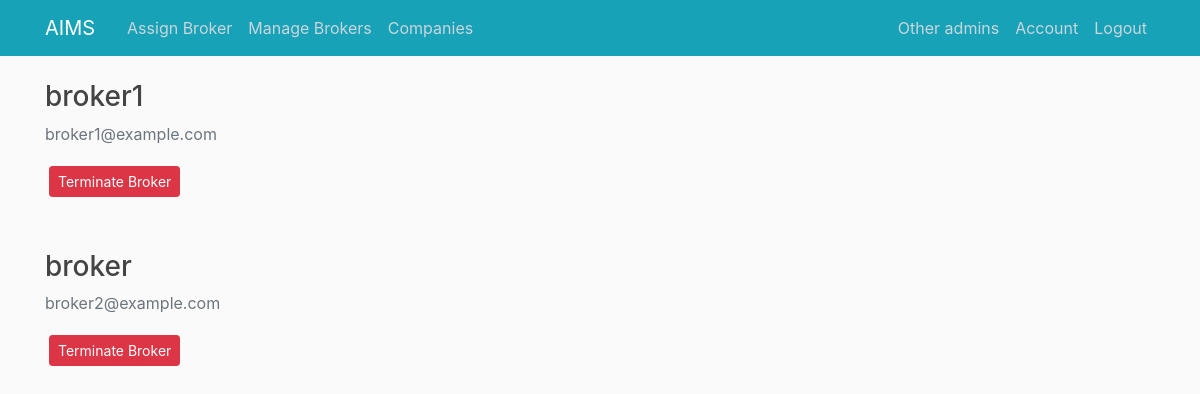
The app's page /viewbrokers (signed in) with its own data.
### aims_/models.py (models this page shows, shortened)
class Broker(db.Model, UserMixin):
    id = db.Column(db.Integer, primary_key=True)
    username = db.Column(db.String(20), unique=True, nullable=False)
    email = db.Column(db.String(120), unique=True, nullable=False)
    image_file = db.Column(db.String(20), nullable=False, default='default.png')
    password = db.Column(db.String(60), nullable=False)
    sex = db.Column(db.String(20), nullable=False)
    street = db.Column(db.String(120), nullable=False)
    phone = db.Column(db.String(20), nullable=False)
    invoices = db.relationship('Invoice', backref='processor', lazy=True)

### aims_/routes.py (the view)
@app.route("/viewbrokers")
@login_required
def view_brokers():
    if session['account_type']== 'admin':
        brokers = Broker.query.all()
        return render_template('view_brokers.html', title='View Brokers',users = brokers)
    abort(403)

### aims_/models.py (called while the page is built)
@login_manager.user_loader
def load_user(user_id):
    if 'account_type' in session:
        if session['account_type'] == 'broker':
            return Broker.query.get(int(user_id))
        elif session['account_type'] == 'admin':
            return Admin.query.get(int(user_id))
        elif session['account_type'] == 'company':
            return Company.query.get(int(user_id))
    return None

### aims_/templates/view_brokers.html (shortened to what this page needs)
{% extends "layout.html" %}
{% block content %}
{% for user in users %}
    <div class="media-body">
        <h3>{{ user.username }}</h3>
        <p class="text-secondary">{{ user.email }}</p>
        <button type="button" class="btn btn-danger btn-sm m-1" data-toggle="modal" data-target="#deleteModal{{ user.id }}">Terminate
            Broker</button>
    </div>
        <div class="col-md-9 mu-5 mb-5"></div>
{% endfor %}
{% endblock content %}

### aims_/static/main.css (style rules this page uses)
body { background: #fafafa; color: #333333; margin-top: 5rem; }
h1, h2, h3, h4, h5, h6 { color: #444444; }

### records on screen
Broker: username "broker1", email "broker1@example.com"
Broker: username "broker", email "broker2@example.com"

### other values on screen
{{ session['account_type'] }} "admin"
